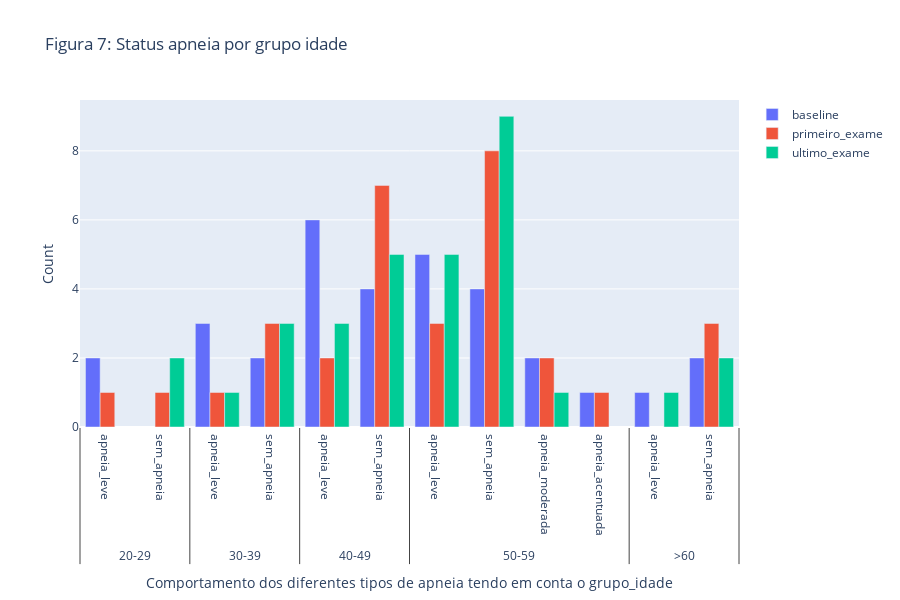

The cell this chart's notebook holds for it:
### Markdown cell above
#### Comportamento dos diferentes tipos de apneia tendo em conta o grupo etario

### Code cell
pd.options.plotting.backend = "plotly"
df_baseline[["grupo_idade", "status_apneia"]]

fg = pd.concat([df_baseline.groupby("grupo_idade")["status_apneia"].value_counts(),
                 df_primeiro_exame.groupby("grupo_idade")["status_apneia"].value_counts(),
                 df_ultimo_exame.groupby("grupo_idade")["status_apneia"].value_counts()
                 ],axis=1)
fg.columns = ["apneia_baseline","apneia_primeiro_exame","apneia_ultimo_exame"]
# print(fg)
# fg = fg[["apneia_baseline","apneia_primeiro_exame","apneia_ultimo_exame"]]
fg.reset_index(inplace=True)

x = [
    fg["grupo_idade"],
    fg['status_apneia'],
]

fig = go.Figure()
# fig.add_bar()
# fig.add_trace(go.Box(x=x,y=fg["apneia_baseline"], name="baseline"))
# fig.add_trace(go.Box(x=x,y=fg["apneia_primeiro_exame"], name="primeiro_exame"))
# fig.add_trace(go.Box(x=x,y=fg["apneia_ultimo_exame"], name="ultimo_exame"))
# fig.add_box(x=x,y=fg["apneia_baseline"], name="baseline")

fig.add_bar(x=x,y=fg["apneia_baseline"], name="baseline")
fig.add_bar(x=x,y=fg["apneia_primeiro_exame"], name="primeiro_exame")
fig.add_bar(x=x,y=fg["apneia_ultimo_exame"], name="ultimo_exame")

fig.update_layout(
    title = "Figura 7: Status apneia por grupo idade",
    dragmode="zoom",
    hovermode="x",
    barmode="group",
    height=600,
    # legend = dict(traceorder="reversed"),
    # template = "plotly_dark",
    # barmode = "group",
)

fig.update_xaxes(title = "Comportamento dos diferentes tipos de apneia tendo em conta o grupo_idade")
fig.update_yaxes(title_text="Count")

fig.show()
fig.write_image("../reports/figures/grupo_etario_apneia.png")

### Figure 1 — Plotly figure (JSON) as saved in the notebook; plotly's stock layout.template omitted (floating-point values rounded to 4 significant figures)
{"data": [{"name": "baseline", "type": "bar", "x": [["20-29", "30-39", "30-39", "40-49", "40-49", "50-59", "50-59", "50-59", "50-59", ">60", ">60", "20-29"], ["apneia_leve", "apneia_leve", "sem_apneia", "apneia_leve", "sem_apneia", "apneia_leve", "sem_apneia", "apneia_moderada", "apneia_acentuada", "sem_apneia", "apneia_leve", "sem_apneia"]], "y": [2, 3, 2, 6, 4, 5, 4, 2, 1, 2, 1, null]}, {"name": "primeiro_exame", "type": "bar", "x": [["20-29", "30-39", "30-39", "40-49", "40-49", "50-59", "50-59", "50-59", "50-59", ">60", ">60", "20-29"], ["apneia_leve", "apneia_leve", "sem_apneia", "apneia_leve", "sem_apneia", "apneia_leve", "sem_apneia", "apneia_moderada", "apneia_acentuada", "sem_apneia", "apneia_leve", "sem_apneia"]], "y": [1, 1, 3, 2, 7, 3, 8, 2, 1, 3, null, 1]}, {"name": "ultimo_exame", "type": "bar", "x": [["20-29", "30-39", "30-39", "40-49", "40-49", "50-59", "50-59", "50-59", "50-59", ">60", ">60", "20-29"], ["apneia_leve", "apneia_leve", "sem_apneia", "apneia_leve", "sem_apneia", "apneia_leve", "sem_apneia", "apneia_moderada", "apneia_acentuada", "sem_apneia", "apneia_leve", "sem_apneia"]], "y": [null, 1, 3, 3, 5, 5, 9, 1, null, 2, 1, 2]}], "layout": {"barmode": "group", "dragmode": "zoom", "height": 600, "hovermode": "x", "title": {"text": "Figura 7: Status apneia por grupo idade"}, "xaxis": {"title": {"text": "Comportamento dos diferentes tipos de apneia tendo em conta o grupo_idade"}}, "yaxis": {"title": {"text": "Count"}}}}
